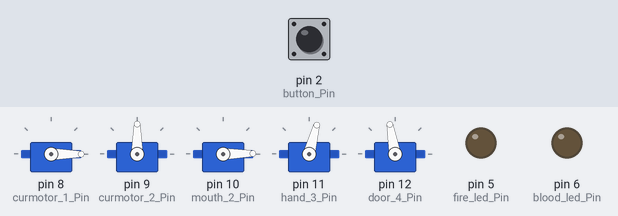
Bench run of a sketch on a simulated Arduino Uno, built with avr-gcc and run on an emulated ATmega328P. Parts: 5 × servo, output pins drawn as LEDs (lit = HIGH). The inputs (shaded band) are chosen by the test bench; at power-on: pin 2 (button_Pin) HIGH.

Above: at 1.2 s.
1.3 s: pin 2 (button_Pin) pulled LOW for 0.15 s
At 2.6 s:
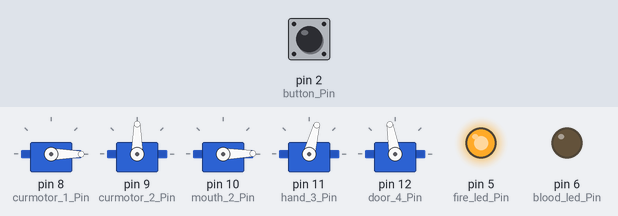
At 4.3 s:
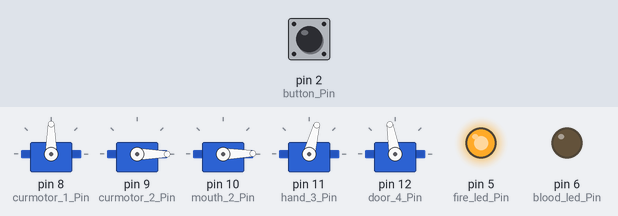
Timing chart, 0 to 26.2 s (numbered marks = the images above; inputs shaded):
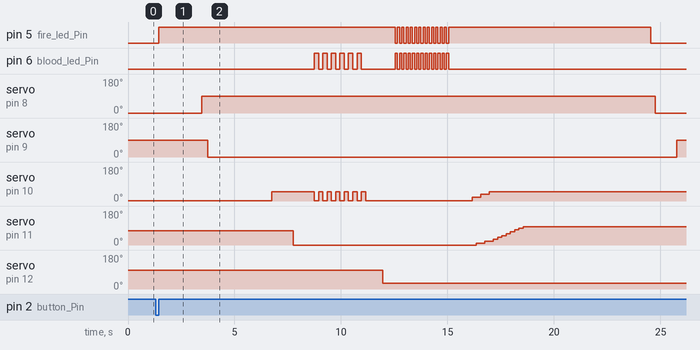

The sketch:

LRH_code.ino
```cpp
#include <Servo.h>

// Pin assignments
const int button_Pin = 2;
const int curmotor_1_Pin = 8;
const int curmotor_2_Pin = 9;
const int mouth_2_Pin = 10;
const int hand_3_Pin = 11;
const int door_4_Pin = 12;
const int fire_led_Pin = 5;
const int blood_led_Pin = 6;

// Servo assignments
Servo cur_servo1;
Servo cur_servo2;
Servo mth_servo2;
Servo han_servo3;
Servo dor_servo4;

// Servo initial positions
const int cur_servo1InitPos = 0;
const int cur_servo2InitPos = 90;
const int mth_servo2InitPos = 1;
const int han_servo3InitPos = 75;
const int dor_servo4InitPos = 100;

// Servo target positions
const int cur_servo1TargetPos = 90;
const int cur_servo2TargetPos = 0;
const int mth_servo2TargetPos = 50;
const int han_servo3TargetPos = 0;
const int dor_servo4TargetPos = 30;

void setup() {
  // Set up button pin
  pinMode(button_Pin, INPUT_PULLUP);

  // Set up LED pins
  pinMode(fire_led_Pin, OUTPUT);
  pinMode(blood_led_Pin, OUTPUT);

  // Attach servos to pins
  cur_servo1.attach(curmotor_1_Pin);
  cur_servo2.attach(curmotor_2_Pin);
  mth_servo2.attach(mouth_2_Pin);
  han_servo3.attach(hand_3_Pin);
  dor_servo4.attach(door_4_Pin);

  // Set initial servo positions
  cur_servo1.write(cur_servo1InitPos);
  cur_servo2.write(cur_servo2InitPos);
  mth_servo2.write(mth_servo2InitPos);
  han_servo3.write(han_servo3InitPos);
  dor_servo4.write(dor_servo4InitPos);
}

void loop() {
  // Button press
  while (digitalRead(button_Pin) == HIGH) {
    delay(10);
  }
  delay(50);
  while (digitalRead(button_Pin) == LOW) {
    delay(10);
  }

  // 0. Light up fireplace
  digitalWrite(fire_led_Pin, HIGH);
  delay(2000);

  // 1. Drop curtains from servos
  cur_servo1.write(cur_servo1TargetPos);
  delay(300);

  cur_servo2.write(cur_servo2TargetPos);
  delay(3000);

  // 2. Move mouth and hand to their target positions
  mth_servo2.write(mth_servo2TargetPos);
  delay(1000);

  han_servo3.write(han_servo3TargetPos);
  delay(1000);

  // 3. Make mouth perform rapid up-down movements and flash the "blood" LEDs
  for (int i = 0; i < 6; i++) {
    mth_servo2.write(mth_servo2InitPos);
    digitalWrite(blood_led_Pin, HIGH);
    delay(200);

    mth_servo2.write(mth_servo2TargetPos);
    digitalWrite(blood_led_Pin, LOW);
    delay(200);
  }
  mth_servo2.write(mth_servo2InitPos);
  delay(800);

  // 4. Move door (hunter) to its target position and flash all LEDs
  dor_servo4.write(dor_servo4TargetPos);
  delay(600);

  for (int i = 1; i < 14; i++) {
    digitalWrite(fire_led_Pin, LOW);
    digitalWrite(blood_led_Pin, HIGH);
    delay(100);

    digitalWrite(fire_led_Pin, HIGH);
    digitalWrite(blood_led_Pin, LOW);
    delay(100);
  }
  delay(1000);

  // 5. Move mouth to open (wolf dead); Move hand down (red saved)
  mth_servo2.write(20);
  delay(200);
  han_servo3.write(10);
  delay(200);
  mth_servo2.write(35);
  delay(200);
  han_servo3.write(20);
  delay(200);
  mth_servo2.write(mth_servo2TargetPos);
  delay(200);
  han_servo3.write(30);
  delay(200);
  han_servo3.write(40);
  delay(200);
  han_servo3.write(50);
  delay(200);
  han_servo3.write(60);
  delay(200);
  han_servo3.write(70);
  delay(200);
  han_servo3.write(80);
  delay(200);
  han_servo3.write(90);
  delay(200);
  han_servo3.write(96);
  delay(1000);

  // - Wait for 5 seconds -
  delay(5000);

  // Reset sequence
  digitalWrite(fire_led_Pin, LOW);
  delay(200);
  cur_servo1.write(cur_servo1InitPos);
  delay(1000);
  cur_servo2.write(cur_servo2InitPos);
  delay(1000);
  mth_servo2.write(mth_servo2InitPos);
  delay(1000);
  han_servo3.write(han_servo3InitPos);
  delay(1000);
  dor_servo4.write(60);
  delay(300);
  dor_servo4.write(dor_servo4InitPos);
  delay(1000);
}
```

Measured:
- after the input at 1.3 s, pin 5 (fire_led_Pin): goes HIGH 11.1 s, 12 × (LOW 0.10 s, HIGH 0.10 s), LOW 0.10 s, HIGH 9.5 s, then LOW, starting after 0.15 s; pin 6 (blood_led_Pin): goes 5 × (HIGH 0.20 s, LOW 0.20 s), HIGH 0.20 s, LOW 1.6 s, 12 × (HIGH 0.10 s, LOW 0.10 s), HIGH 0.10 s, then LOW, starting after 7.5 s
